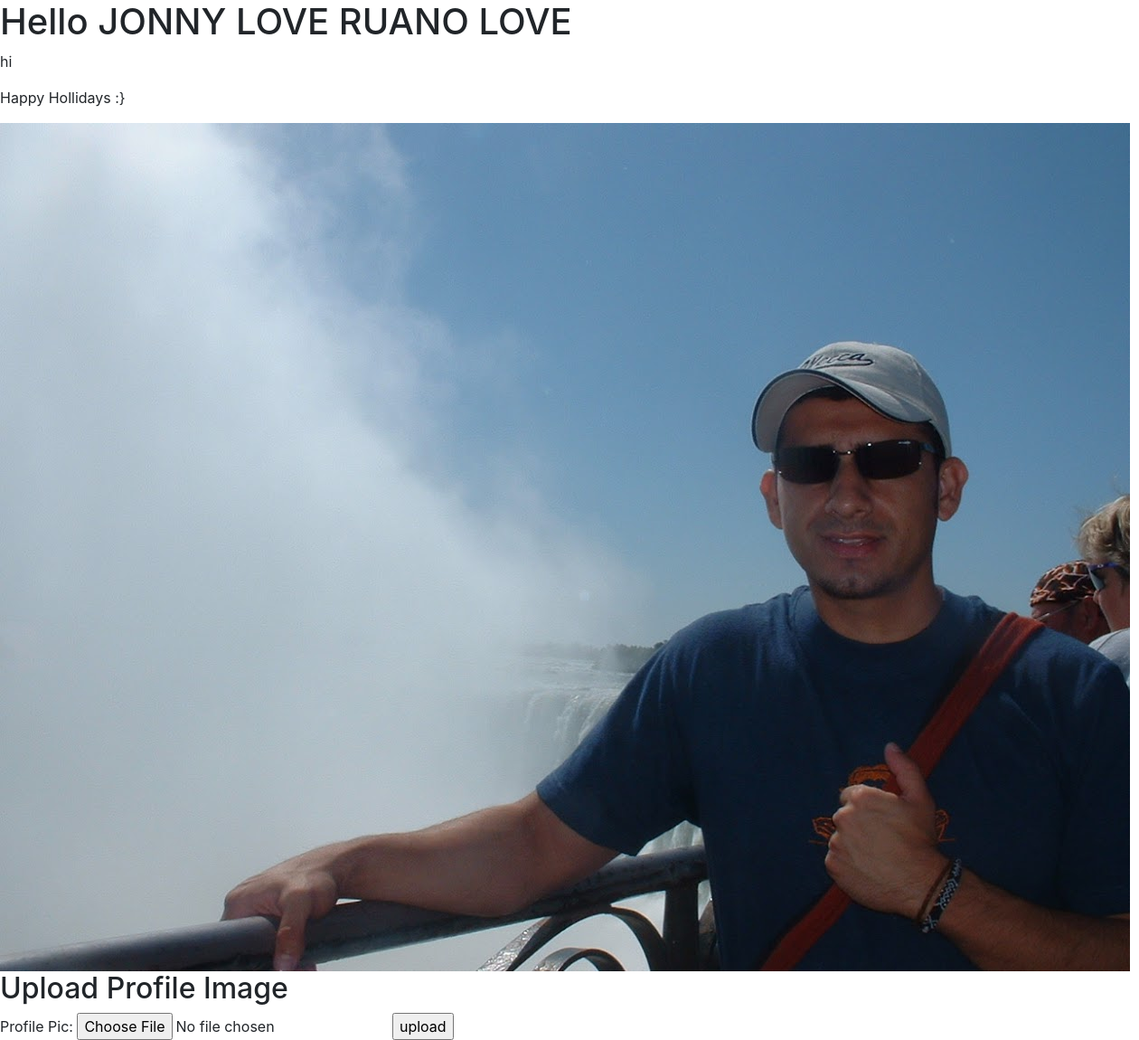
The page /user_profile/2 on the database its author committed.
### logreg/models.py (models this page shows)
class User(models.Model):
    first_name = models.CharField(max_length=50)
    last_name = models.CharField(max_length=50)
    email = models.CharField(max_length=50)
    password = models.CharField(max_length=50)
    profile_pic = models.FileField(upload_to="media/", null=True)
    global_role = models.ForeignKey(Role, on_delete=models.SET_NULL, null=True)
    objects = UserManager()

class Wall_Message(models.Model):
    message = models.CharField(max_length=255)
    poster = models.ForeignKey(User, related_name='user_messages', on_delete=models.CASCADE)
    user_likes = models.ManyToManyField(User, related_name='liked_posts')

class Comment(models.Model):
    comment = models.CharField(max_length=255)
    poster = models.ForeignKey(User, related_name='user_comments', on_delete=models.CASCADE)
    wall_message = models.ForeignKey(Wall_Message, related_name="post_comments", on_delete=models.CASCADE)

### logreg/views.py (the view)
# urls.py: path('user_profile/<int:id>', views.profile),
def profile(request, id):
    context = {
        'user': User.objects.get(id=id)
    }
    return render(request, 'profile.html', context)

### logreg/templates/profile.html (shortened to what this page needs)
<!DOCTYPE html>
<html lang="en">
<head>
    <link href="https://stackpath.bootstrapcdn.com/bootstrap/4.5.0/css/bootstrap.min.css" rel="stylesheet">
    {% load static %}
</head>
<body>
    <div>
        <h1>Hello {{user.first_name}} {{user.last_name}}</h1>
        {% for post in user.user_messages.all %}
        <p>{{post.message}}</p>
        {% endfor %}
        {% for comment in user.user_comments.all %}
        <p>{{comment.comment}}</p>
        {% endfor %}
        {% if user.profile_pic %}
        <img src="{{ user.profile_pic.url }}" alt="img">
        {% endif %}
    </div>
    <div class="image">
        <h2>Upload Profile Image</h2>
        <form action="{{user.id}}/image" method=POST enctype="multipart/form-data">
            Profile Pic: <input type="file" name="profile_pic" value={{user.profile_pic}}>
            <input type="submit" value='upload'>
        </form>
        </div>
</body>
</html>

### rows shown on the page
User: first_name "JONNY LOVE", last_name "RUANO LOVE", profile_pic (picture)
Wall_Message: message "hi"
Comment: comment "Happy Hollidays :}"
